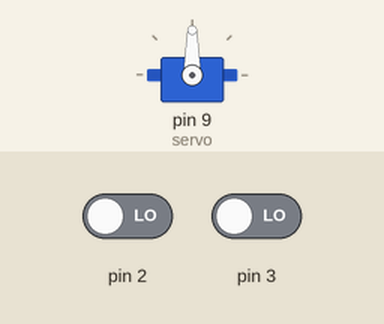
The sketch below on a simulated Arduino Uno, built with avr-gcc and run on an emulated ATmega328P. Parts: servo. Inputs (shaded band) come from the test bench; at power-on: pin 2 LOW, pin 3 LOW.

Above: at 1.2 s.
1.3 s: pin 2 driven HIGH
At 1.45 s:
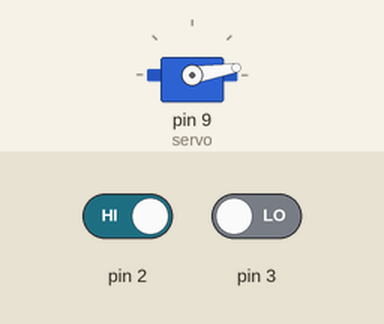
At 4.3 s:
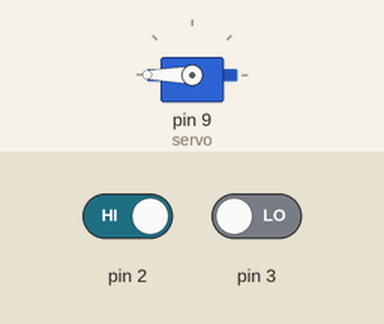
Timing chart, 0 to 5.8 s (numbered marks = the images above; inputs shaded):
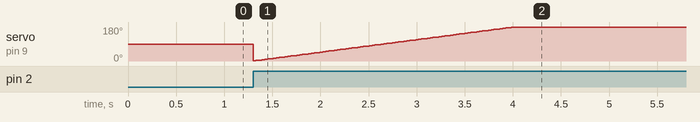

The sketch:

servomotor.ino
```cpp
#include <Servo.h>
int pos=0;

Servo servo;


void setup() {
  // put your setup code here, to run once:
 pinMode(2, INPUT);
  pinMode(3,INPUT);
  servo.attach(9);
}

void loop() {
  // put your main code here, to run repeatedly:

  while (digitalRead(2)== HIGH && pos<180){
    pos++;
    servo.write(pos);
    delay(15);
  }

  while (digitalRead(3)== HIGH && pos<0){
    pos--;
    servo.write(pos);
    delay(15);
  }

}
```
